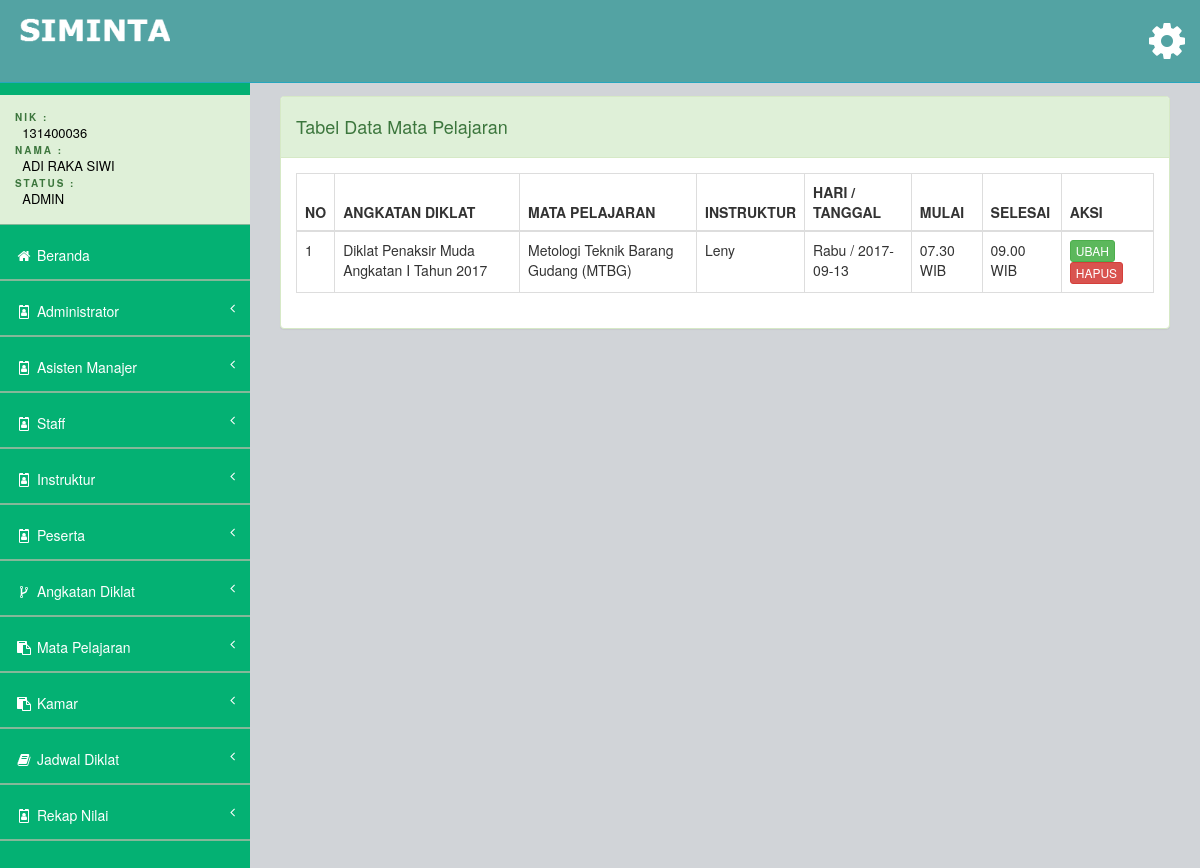
The app's page /views/admin/main.php?page=lihat-jadwal (signed in), older data.
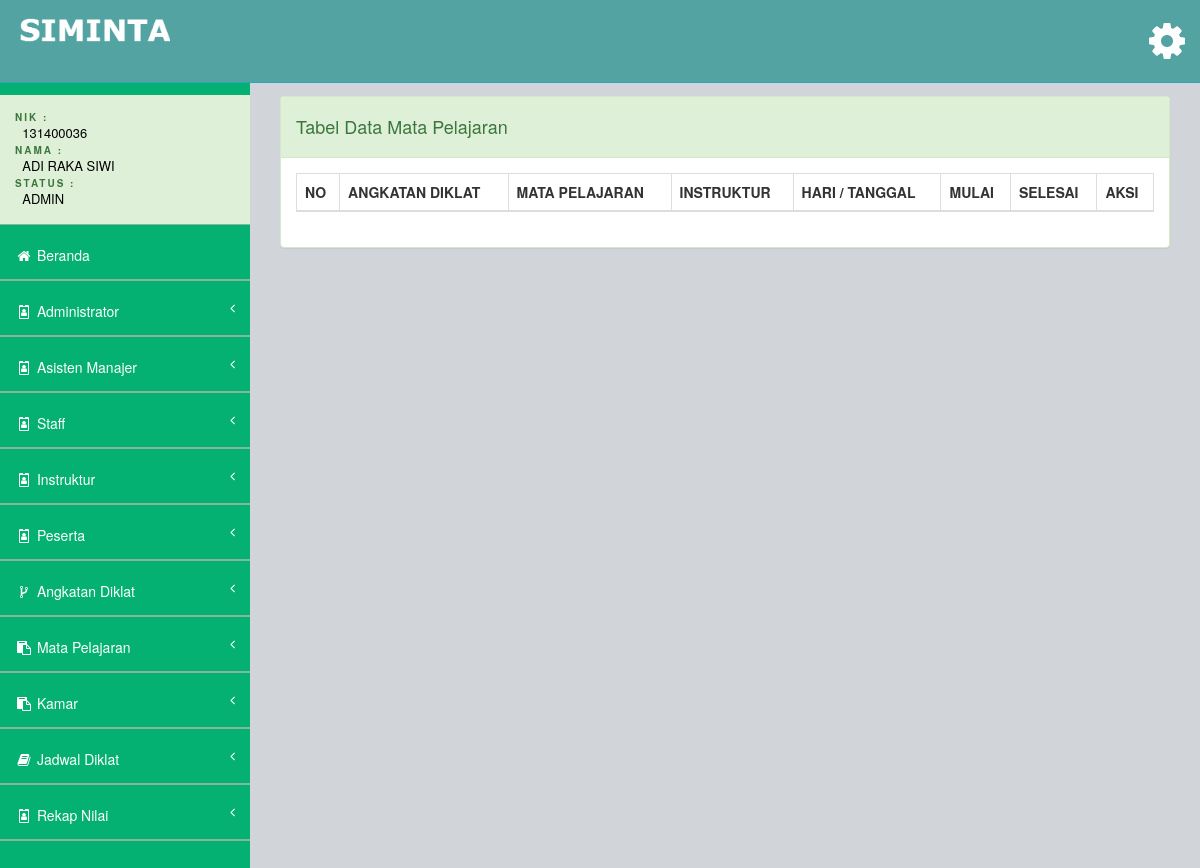
The same page, newer data.
### tables this page shows
CREATE TABLE `tb_jadwal_diklat` (
  `id` int(11) NOT NULL AUTO_INCREMENT,
  `angkatan_id` int(11) NOT NULL,
  `mata_pelajaran_id` int(11) NOT NULL,
  `detail_instruktur_id` int(11) NOT NULL,
  `hari` enum('Senin','Selasa','Rabu','Kamis','Jumat','Sabtu','Minggu') NOT NULL,
  `tgl` date NOT NULL,
  `waktu_mulai` varchar(10) NOT NULL,
  `waktu_selesai` varchar(10) NOT NULL,
  PRIMARY KEY (`id`),
  KEY `angkatan_id` (`angkatan_id`),
  KEY `mata_pelajaran_id` (`mata_pelajaran_id`),
  KEY `detail_instruktur_id` (`detail_instruktur_id`),
  CONSTRAINT `tb_jadwal_diklat_ibfk_1` FOREIGN KEY (`angkatan_id`) REFERENCES `tb_angkatan` (`id`),
  CONSTRAINT `tb_jadwal_diklat_ibfk_2` FOREIGN KEY (`mata_pelajaran_id`) REFERENCES `tb_mata_pelajaran` (`id`),
  CONSTRAINT `tb_jadwal_diklat_ibfk_3` FOREIGN KEY (`detail_instruktur_id`) REFERENCES `tb_detail_instruktur` (`id`)
);

CREATE TABLE `tb_angkatan` (
  `id` int(10) NOT NULL AUTO_INCREMENT,
  `nama_diklat` varchar(200) NOT NULL,
  `tgl_masuk` date NOT NULL,
  `tgl_selesai` date NOT NULL,
  PRIMARY KEY (`id`)
);

CREATE TABLE `tb_mata_pelajaran` (
  `id` int(11) NOT NULL AUTO_INCREMENT,
  `nama_pelajaran` varchar(50) NOT NULL,
  PRIMARY KEY (`id`)
);

CREATE TABLE `tb_detail_instruktur` (
  `id` int(11) NOT NULL AUTO_INCREMENT,
  `user_akun_id` int(11) NOT NULL,
  `nik` varchar(50) NOT NULL,
  `nama` varchar(50) NOT NULL,
  `jekel` enum('Laki-Laki','Perempuan') NOT NULL,
  `nomor_hp` varchar(12) NOT NULL,
  `tempat_lahir` varchar(50) NOT NULL,
  `tgl_lahir` date NOT NULL,
  `alamat` varchar(100) NOT NULL,
  PRIMARY KEY (`id`),
  KEY `user_akun_id` (`user_akun_id`),
  CONSTRAINT `tb_detail_instruktur_ibfk_1` FOREIGN KEY (`user_akun_id`) REFERENCES `tb_user_akun` (`id`)
);

### views/admin/jadwal_diklat/lihat-jadwal.php (the view)
<div class="row">
    <div class="col-md-12">
        <div class="panel panel-success">
            <div class="panel-heading">
                <h4>Tabel Data Mata Pelajaran</h4>
            </div>
            <div class="panel-body">
                <div class="">
                    <table class="table table-bordered table-hover my-datatable">
                        <thead>
                            <tr>
                                <th>NO</th>
                                <th>ANGKATAN DIKLAT</th>
                                <th>MATA PELAJARAN</th>
                                <th>INSTRUKTUR</th>
                                <th>HARI / TANGGAL</th>
                                <th>MULAI</th>
                                <th>SELESAI</th>
                                <th>AKSI</th>
                            </tr>
                        </thead>
                        <tbody>
                            <?php
                                $no = 1;
                                $sql = "
                                    SELECT tb_angkatan.nama_diklat, tb_mata_pelajaran.nama_pelajaran, tb_detail_instruktur.nama,
                                    tb_jadwal_diklat.id, tb_jadwal_diklat.hari, tb_jadwal_diklat.tgl, tb_jadwal_diklat.waktu_mulai,
                                    tb_jadwal_diklat.waktu_selesai
                                    FROM tb_jadwal_diklat
                                    JOIN tb_angkatan ON tb_jadwal_diklat.angkatan_id = tb_angkatan.id
                                    JOIN tb_mata_pelajaran ON tb_jadwal_diklat.mata_pelajaran_id = tb_mata_pelajaran.id
                                    JOIN tb_detail_instruktur ON tb_jadwal_diklat.detail_instruktur_id = tb_detail_instruktur.id
                                ";
                                $proses = mysqli_query($conn, $sql);
                                while ($data = mysqli_fetch_assoc($proses))
                                {
                            ?>
                                <tr>
                                    <td><?php echo $no; ?></td>
                                    <td><?php echo $data["nama_diklat"] ?></td>
                                    <td><?php echo $data["nama_pelajaran"] ?></td>
                                    <td><?php echo $data["nama"] ?></td>
                                    <td><?php echo $data["hari"]." / ".$data["tgl"] ?></td>
                                    <td><?php echo $data["waktu_mulai"] ?> WIB</td>
                                    <td><?php echo $data["waktu_selesai"] ?> WIB</td>
                                    <td>
                                        <a href="#" class="btn btn-xs btn-success">UBAH</a>
                                        <a href="#" class="btn btn-xs btn-danger">HAPUS</a>
                                    </td>
                                </tr>
                            <?php
                                    $no++;
                                }
                            ?>
                        </tbody>
                    </table>
                </div>
            </div>
        </div>
    </div>
</div>

Row changes from the older to the newer data that the page shows:
removed tb_jadwal_diklat: angkatan.nama_diklat "Diklat Penaksir Muda Angkatan I Tahun 2017", mata_pelajaran.nama_pelajaran "Metologi Teknik Barang Gudang (MTBG)", detail_instruktur.nama "Leny", hari "Rabu", tgl "2017-09-13", waktu_mulai "07.30", waktu_selesai "09.00"
